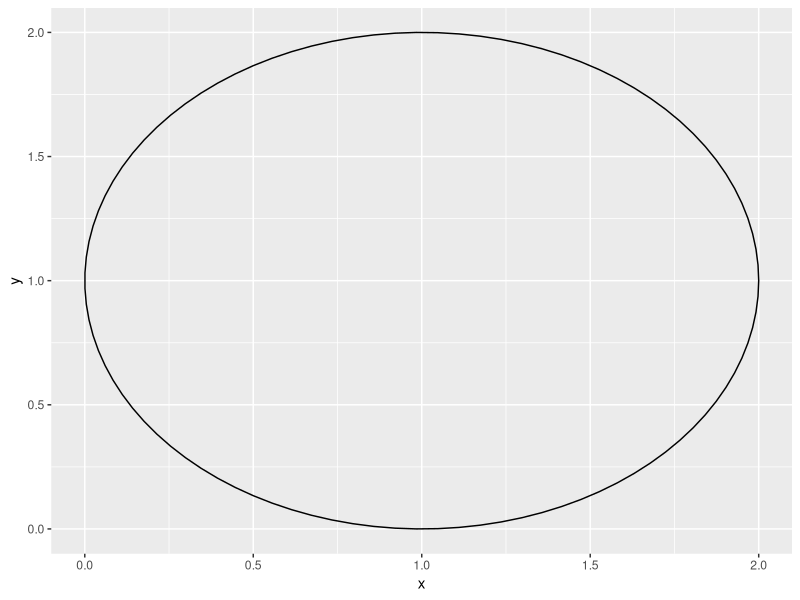
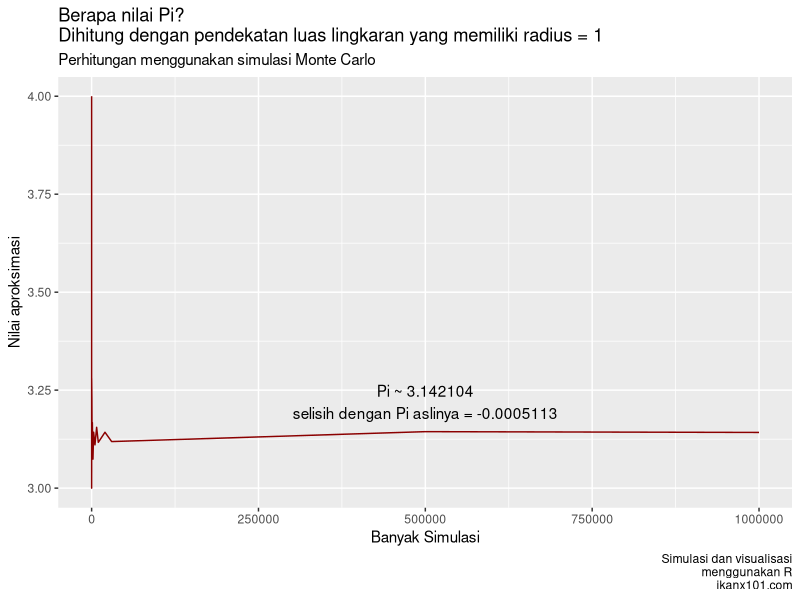

Source code (R) for these figures, in order:
# mulai dari hati yang bersih
rm(list = ls())

# panggil libraries
library(dplyr)
library(ggplot2)

# gambar lingkaran
xc = 1
yc = 1
r = 1
ggplot() + annotate("path",
   x=xc+r*cos(seq(0,2*pi,length.out=100)),
   y=yc+r*sin(seq(0,2*pi,length.out=100)))
   
   
# sekarang kita hitung dengan simulasi montecarlo
# kita tentukan terlebih dahulu berapa banyak simulasinya
# ini fungsi utk menghitungnya
# kita pakai metode jatuh yah
set.seed(10104074)
hitung_pi = function(n){
  x = runif(n)
  y = runif(n)
  data = data.frame(x,y)
  data =
    data %>%
    mutate(jatuh = x^2 + y^2,
           ket = ifelse(jatuh <= 1, 1,0))
  return(4 * sum(data$ket)/n)
}

# saatnya simulasi
simulasi = data.frame(
  n = c(10,20,50,75,100,400,600,999,1100,2000,
        3000,5000,7500,10000,20000,30000,500000,
        1000000),
  pi = 0
)

simulasi$pi = sapply(simulasi$n,hitung_pi)
simulasi$beda = pi - simulasi$pi

simulasi

simulasi %>%
    ggplot(aes(x = n,
               y = pi)) +
    geom_line(color = "darkred") +
    labs(title = "Berapa nilai Pi?\nDihitung dengan pendekatan luas lingkaran yang memiliki radius = 1",
        subtitle = "Perhitungan menggunakan simulasi Monte Carlo",
        caption = "Simulasi dan visualisasi\nmenggunakan R\nikanx101.com",
        x = "Banyak Simulasi",
        y = "Nilai aproksimasi") +
        annotate("text",
                 x = 500000, 
                 y = 3.22, 
                 label = paste0("Pi ~ ",simulasi$pi[18],
                                "\nselisih dengan Pi aslinya = ",round(simulasi$beda[18],7))
                 )
